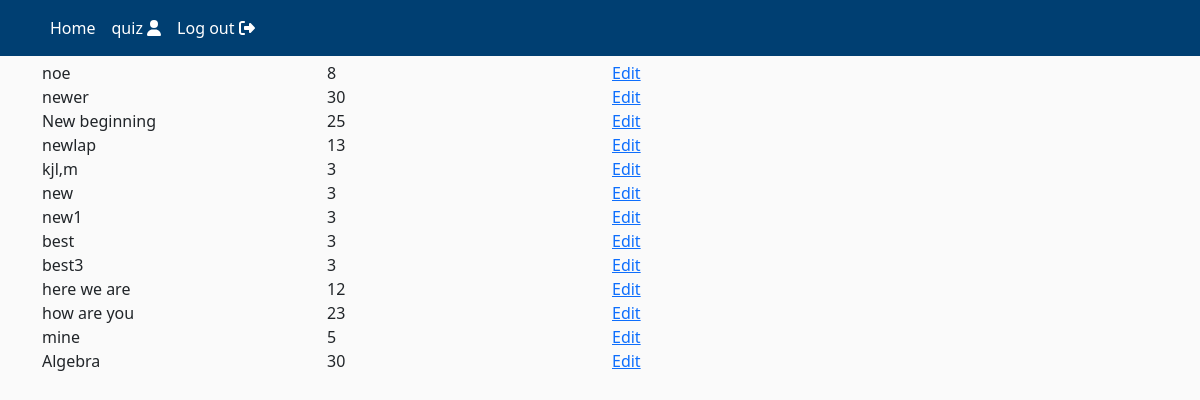
The app's page /created_quiz/ (signed in) with its own data.
### quiz/models.py (models this page shows, shortened)
class CustomUser(AbstractUser):
    def image_upload_to(self, instance=None):
        if instance:
            return os.path.join("Users", self.username, instance)
        return None
    STATUS = (
        ('student', 'student'),
        ('teacher', 'teacher'),
    )
    SUBJECT_CHOICES = [
        ('maths', 'Maths'),
        ('english', 'English'),
        ('science', 'Science'),
    ]
    DEFAULT_SUBJECT = 'maths'
    subjects = models.ManyToManyField(Subject, blank=True)
    email = models.EmailField(unique=True)
    status = models.CharField(max_length=100, choices=STATUS, default='student')
    school = models.CharField("School", max_length=100, default='', blank=True)
    image = models.ImageField(default='default/user.jpg', upload_to=image_upload_to)

class Quiz(models.Model):
    title = models.CharField(max_length=255)
    description = models.TextField()
    time_limit = models.PositiveIntegerField(help_text="Time limit in minutes")
    subject = models.ForeignKey(Subject, related_name='quizzes', on_delete=models.SET_NULL, null=True)

### quiz/views.py (the view)
# urls.py: path('created_quiz/', views.created_quiz, name='created_quiz'),
def created_quiz(request):
    quizzes = Quiz.objects.all()
    return render(request, 'quiz/created_quiz.html', {'quizzes': quizzes})

### quiz/templates/quiz/created_quiz.html
{% extends 'quiz/header.html' %}
{% block content %}
    {% for quiz in quizzes %}
        <div class="class row">
            <div class="class col-4 col-md-3">
                {{ quiz.title }}
            </div>
            <div class="class col-4 col-md-3">
                {{ quiz.time_limit }}
            </div>
            <div class="class col-3 align-self-end">
                <a href="{% url 'add_question' quiz.id %}" class="">Edit</a>
            </div>
        </div>
    {% endfor %}
{% endblock %}

### quiz/templates/quiz/includes/navbar.html (shortened to what this page needs)
<header class="site-header" style="margin-bottom: 5px">
    <nav class="navbar navbar-expand-md navbar-color">
        <div class="container">
            <div class="navbar-nav">
                <a class="nav-item nav-link" href="/">Home</a>
            </div>
            <div class="collapse navbar-collapse" id="navbarToggle">
                <div class="navbar-nav">
                    {% if user.is_authenticated %}
                        <a class="nav-item nav-link" href="{% url 'profile' user.username %}">
                            {{user.username}} <i class="fas fa-user"></i>
                        </a>
                        <a class="nav-item nav-link" href="{% url 'logout' %}">
                            Log out <i class="fas fa-sign-out-alt"></i>
                        </a>
                    {% endif %}
                </div>
            </div>
        </div>
    </nav>
</header>

### quiz/static/quiz/main/main.css (style rules this page uses)
:root { --footercolor: #003F72; --navbarcolor: #003F72; --btncolor: #003F72; --socialcolor: #003F72; --brightText: #ffffff; }
.navbar-color { background-color: var(--navbarcolor); }
body { background: #fafafa; }
.site-header .navbar-nav .nav-link { color: var(--brightText); }

### records on screen
CustomUser: username "quiz"
Quiz: title "noe", time_limit "8"
Quiz: title "newer", time_limit "30"
Quiz: title "New beginning", time_limit "25"
Quiz: title "newlap", time_limit "13"
Quiz: title "kjl,m", time_limit "3"
Quiz: title "new", time_limit "3"
Quiz: title "new1", time_limit "3"
Quiz: title "best", time_limit "3"
Quiz: title "best3", time_limit "3"
Quiz: title "here we are", time_limit "12"
Quiz: title "how are you", time_limit "23"
Quiz: title "mine", time_limit "5"
Quiz: title "Algebra", time_limit "30"
